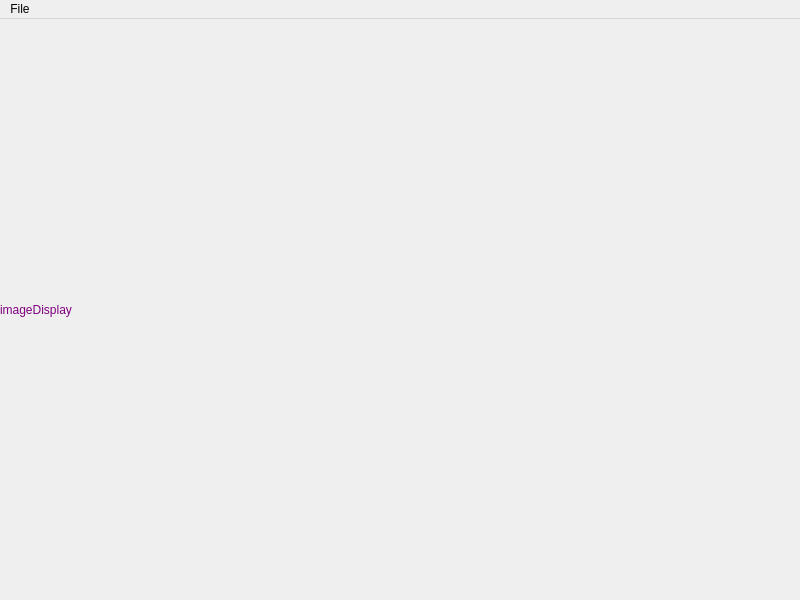
<?xml version="1.0" encoding="UTF-8"?>
<ui version="4.0">
 <class>MainWindow</class>
 <widget class="QMainWindow" name="MainWindow">
  <property name="geometry">
   <rect>
    <x>0</x>
    <y>0</y>
    <width>800</width>
    <height>600</height>
   </rect>
  </property>
  <property name="windowTitle">
   <string>MainWindow</string>
  </property>
  <widget class="QWidget" name="centralwidget">
   <layout class="QVBoxLayout" name="verticalLayout_2">
    <property name="spacing">
     <number>0</number>
    </property>
    <property name="leftMargin">
     <number>0</number>
    </property>
    <property name="topMargin">
     <number>0</number>
    </property>
    <property name="rightMargin">
     <number>0</number>
    </property>
    <property name="bottomMargin">
     <number>0</number>
    </property>
    <item>
     <widget class="QLabel" name="imageDisplay">
      <property name="styleSheet">
       <string notr="true">color: purple;</string>
      </property>
      <property name="text">
       <string>imageDisplay</string>
      </property>
     </widget>
    </item>
   </layout>
  </widget>
  <widget class="QMenuBar" name="menubar">
   <property name="geometry">
    <rect>
     <x>0</x>
     <y>0</y>
     <width>800</width>
     <height>20</height>
    </rect>
   </property>
   <widget class="QMenu" name="menuFile">
    <property name="title">
     <string>File</string>
    </property>
    <addaction name="actionopen_file"/>
   </widget>
   <addaction name="menuFile"/>
  </widget>
  <action name="actionopen_file">
   <property name="text">
    <string>open file</string>
   </property>
  </action>
 </widget>
 <resources/>
 <connections/>
</ui>
